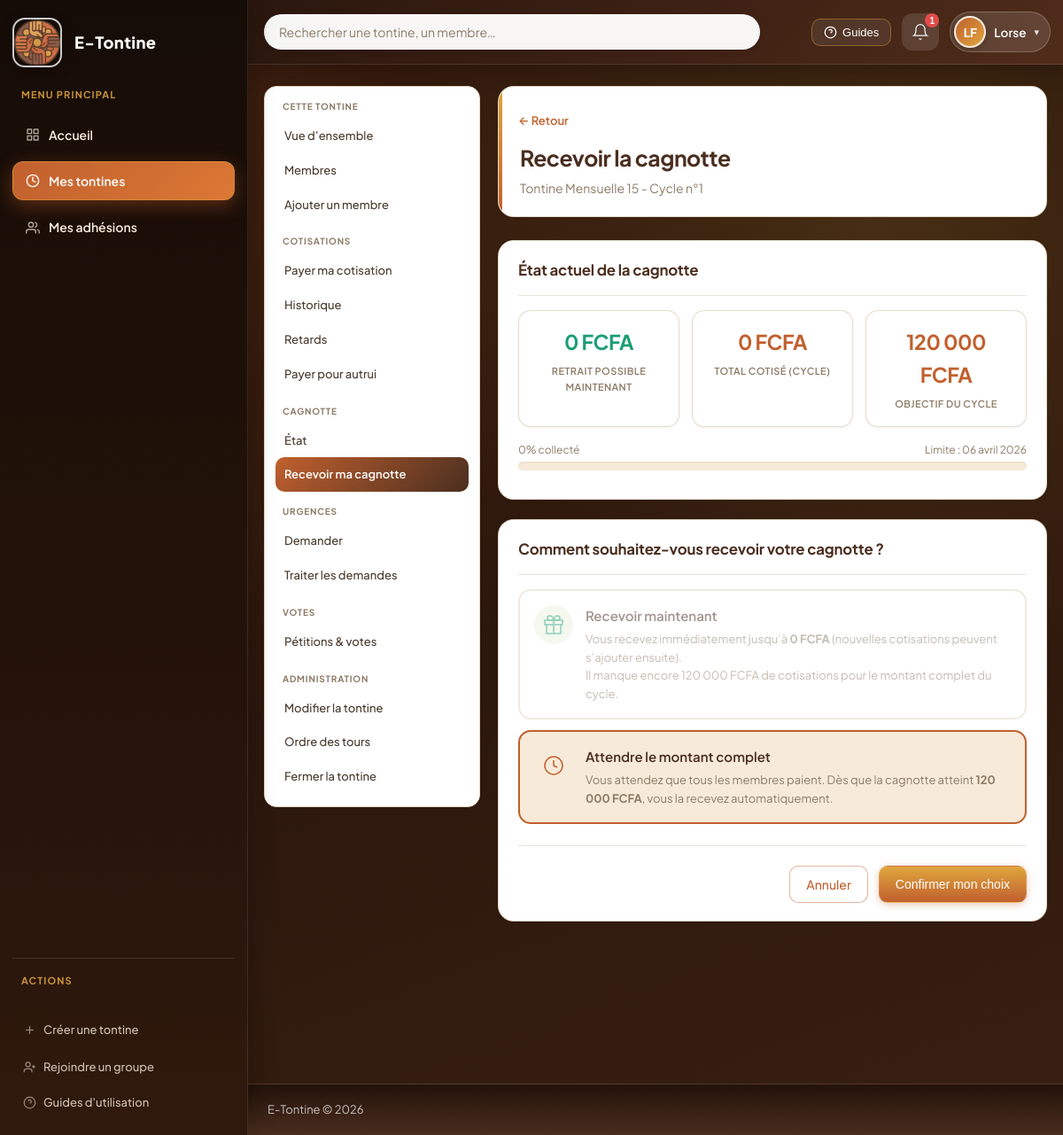
Page /pages/cagnotte/recevoir.php?tontine=2&cycle=2 (signed in) on the committed database.
### tables this page shows
CREATE TABLE tontines (
    id              INT UNSIGNED AUTO_INCREMENT PRIMARY KEY,
    nom             VARCHAR(150)        NOT NULL,
    description     TEXT                NULL,
    montant_cotisation DECIMAL(12,2)    NOT NULL,
    frequence       ENUM('hebdomadaire','mensuelle','trimestrielle') NOT NULL DEFAULT 'mensuelle',
    echeance_jour_semaine TINYINT UNSIGNED NULL DEFAULT NULL,
    echeance_jour_mois TINYINT UNSIGNED NULL DEFAULT NULL,
    nombre_max_membres SMALLINT UNSIGNED NOT NULL DEFAULT 10,
    statut          ENUM('active','fermee','suspendue','brouillon') NOT NULL DEFAULT 'active',
    cycles_completes_ce_tour INT UNSIGNED NOT NULL DEFAULT 0,
    numero_tour_actuel       INT UNSIGNED NOT NULL DEFAULT 1,
    tour_complet_en_attente  TINYINT(1)   NOT NULL DEFAULT 0,
    createur_id     INT UNSIGNED        NOT NULL,
    amende_par_jour DECIMAL(10,2)       DEFAULT 0,
    amende_delai_grace INT              DEFAULT 0,
    amendes_activees TINYINT            DEFAULT 0,
    date_creation   DATETIME            NOT NULL DEFAULT CURRENT_TIMESTAMP,
    date_fermeture  DATETIME            NULL,
    CONSTRAINT fk_tontine_createur FOREIGN KEY (createur_id) REFERENCES utilisateurs(id) ON DELETE RESTRICT
);

CREATE TABLE cycles_cotisation (
    id              INT UNSIGNED AUTO_INCREMENT PRIMARY KEY,
    tontine_id      INT UNSIGNED        NOT NULL,
    numero_cycle    SMALLINT UNSIGNED   NOT NULL,
    date_debut      DATE                NOT NULL,
    date_limite     DATE                NOT NULL,
    date_distribution DATE              NULL,
    beneficiaire_id INT UNSIGNED        NULL,
    statut          ENUM('en_cours','clos','distribue') NOT NULL DEFAULT 'en_cours',
    cagnotte_collectee DECIMAL(12,2)    NOT NULL DEFAULT 0.00,
    cagnotte_theorique DECIMAL(12,2)    NOT NULL DEFAULT 0.00,
    CONSTRAINT fk_cycle_tontine FOREIGN KEY (tontine_id) REFERENCES tontines(id) ON DELETE CASCADE,
    CONSTRAINT fk_cycle_beneficiaire FOREIGN KEY (beneficiaire_id) REFERENCES utilisateurs(id) ON DELETE SET NULL
);

### fonctions/cotisation.php (called while the page is built, shortened)
<?php
function cycleEnCours(int $tontineId): ?array {
    $bd  = connexionBD();
    $req = $bd->prepare("SELECT * FROM cycles_cotisation WHERE tontine_id = ? AND statut = 'en_cours' ORDER BY numero_cycle DESC LIMIT 1");
    $req->execute([$tontineId]);
    return $req->fetch() ?: null;
}
function cagnotteCollectee(int $cycleId): float {
    $bd  = connexionBD();
    $req = $bd->prepare("SELECT COALESCE(SUM(montant),0) FROM paiements WHERE cycle_id = ? AND statut = 'paye'");
    $req->execute([$cycleId]);
    return (float)$req->fetchColumn();
}
function obtenirCycleSimple(int $id): ?array {
    $bd  = connexionBD();
    $req = $bd->prepare('SELECT * FROM cycles_cotisation WHERE id = ?');
    $req->execute([$id]);
    return $req->fetch() ?: null;
}

### fonctions/tontine.php (called while the page is built, shortened)
<?php
function obtenirTontine(int $id): ?array {
    $bd  = connexionBD();
    $req = $bd->prepare('SELECT t.*, u.nom_complet AS nom_createur FROM tontines t JOIN utilisateurs u ON u.id = t.createur_id WHERE t.id = ?');
    $req->execute([$id]);
    return $req->fetch() ?: null;
}

### fonctions/cagnotte.php (called while the page is built, shortened)
<?php
require_once __DIR__ . '/aide.php';
require_once __DIR__ . '/cotisation.php';
function resumeSoldesCycle(int $cycleId, ?array $distribution): array {
    $cycle     = obtenirCycleSimple($cycleId);
    $theorique = $cycle ? (float)$cycle['cagnotte_theorique'] : 0.0;
    $collectee = cagnotteCollectee($cycleId);
    $dejaRecu  = $distribution ? (float)($distribution['montant_recu'] ?? 0) : 0.0;
    $nonEncoreVerseAuBenef = max(0.0, $collectee - $dejaRecu);
    $resteTheoriqueBenef   = max(0.0, $theorique - $dejaRecu);
    $prochainVersementMax  = min($nonEncoreVerseAuBenef, $resteTheoriqueBenef);
    return [
        'collectee_totale'       => $collectee,
        'deja_verse_beneficiaire'=> $dejaRecu,
        'theorique'              => $theorique,
        'non_encore_verse'       => $nonEncoreVerseAuBenef,
        'reste_du_beneficiaire'  => $resteTheoriqueBenef,
        'disponible_prochain_retrait' => $prochainVersementMax,
        'reste_a_collecter'      => max(0.0, $theorique - $collectee),
    ];
}
function etatDistribution(int $tontineId, int $cycleId): ?array {
    $bd  = connexionBD();
    $req = $bd->prepare('SELECT d.*, u.nom_complet FROM distributions d JOIN utilisateurs u ON u.id = d.beneficiaire_id WHERE d.tontine_id = ? AND d.cycle_id = ?');
    $req->execute([$tontineId, $cycleId]);
    return $req->fetch() ?: null;
}

### fonctions/aide.php (called while the page is built, shortened)
<?php
function formaterDate(string $dateString): string {
    $mois = ['', 'janvier', 'février', 'mars', 'avril', 'mai', 'juin',
             'juillet', 'août', 'septembre', 'octobre', 'novembre', 'décembre'];
    $ts = strtotime($dateString);
    return date('d', $ts) . ' ' . $mois[(int)date('m', $ts)] . ' ' . date('Y', $ts);
}
function formaterMontant(float $montant): string {
    return number_format($montant, 0, ',', ' ') . ' ' . DEVISE;
}

### pages/cagnotte/recevoir.php (the view, shortened to what this page needs)
<?php
require_once __DIR__ . '/../../fonctions/tontine.php';
require_once __DIR__ . '/../../fonctions/cotisation.php';
require_once __DIR__ . '/../../fonctions/cagnotte.php';
require_once __DIR__ . '/../../fonctions/membre.php';
require_once __DIR__ . '/../../fonctions/aide.php';
$tontineId     = obtenirGetInt('tontine');
$cycleId       = obtenirGetInt('cycle');
$utilisateurId = idUtilisateurConnecte();
$cycle = obtenirCycleSimple($cycleId);
$etatDistrib = etatDistribution($tontineId, $cycleId);
$soldes      = resumeSoldesCycle($cycleId, $etatDistrib);
$collectee   = $soldes['collectee_totale'];
$theorique   = (float)$cycle['cagnotte_theorique'];
$pct         = $theorique > 0 ? min(100, round(($collectee / $theorique) * 100)) : 0;
$dispoRetrait = $soldes['disponible_prochain_retrait'];
$bd  = connexionBD();
$req = $bd->prepare('SELECT statut FROM membres_tontine WHERE tontine_id = ? AND utilisateur_id = ?');
$req->execute([$tontineId, $utilisateurId]);
$membreStatut = $req->fetchColumn();
require_once __DIR__ . '/../../gabarits/entete.php';
?>
<div class="page-entete">
    <div>
        <a href="<?= APP_URL ?>/pages/tontines/voir.php?id=<?= $tontineId ?>" class="lien-retour">← Retour</a>
        <h1>Recevoir la cagnotte</h1>
        <p class="texte-secondaire"><?= htmlspecialchars($tontine['nom']) ?> - Cycle n°<?= $cycle['numero_cycle'] ?></p>
    </div>
</div>
<?php if ($membreStatut === STATUT_RETARD): ?>
<div class="alerte alerte-danger">
    <strong>Vous êtes en retard de cotisation.</strong>
    Vous devez d'abord payer votre cotisation avant de pouvoir recevoir la cagnotte.
    <a href="<?= APP_URL ?>/pages/cotisations/payer.php?tontine=<?= $tontineId ?>&cycle=<?= $cycleId ?>" class="btn btn-danger btn-petit" style="margin-left:12px">
        Payer maintenant
    </a>
</div>
<?php elseif ($etatDistrib && $etatDistrib['statut'] === DISTRIB_COMPLET): ?>
<div class="alerte alerte-succes">
    Vous avez déjà reçu l'intégralité de votre cagnotte pour ce cycle (<?= formaterMontant((float)$etatDistrib['montant_recu']) ?>).
</div>
<?php else: ?>
<section class="section-tableau">
    <div class="section-entete"><h2>État actuel de la cagnotte</h2></div>
    <div class="grille-stats" style="margin-bottom:16px">
        <div class="carte-stat carte-stat-succes">
            <div class="carte-stat-nombre"><?= formaterMontant($dispoRetrait) ?></div>
            <div class="carte-stat-label">Retrait possible maintenant</div>
        </div>
        <div class="carte-stat">
            <div class="carte-stat-nombre"><?= formaterMontant($collectee) ?></div>
            <div class="carte-stat-label">Total cotisé (cycle)</div>
        </div>
        <div class="carte-stat">
            <div class="carte-stat-nombre"><?= formaterMontant($theorique) ?></div>
            <div class="carte-stat-label">Objectif du cycle</div>
        </div>
    </div>
    <div class="barre-progression-conteneur">
        <div class="barre-progression-labels">
            <span><?= $pct ?>% collecté</span>
            <span>Limite : <?= formaterDate($cycle['date_limite']) ?></span>
        </div>
        <div class="barre-progression">
        </div>
    </div>
</section>
<section class="section-tableau">
    <div class="section-entete"><h2>Comment souhaitez-vous recevoir votre cagnotte ?</h2></div>
    <form method="POST" action="">
        <div class="options-reception">
            <label class="option-reception <?= $dispoRetrait <= 0 ? 'option-desactivee' : '' ?>"
                   for="recevoir_maintenant">
                <div class="option-reception-corps">
                    <div class="option-reception-icone icone-succes">
                    </div>
                    <div>
                        <div class="option-reception-titre">Recevoir maintenant</div>
                        <div class="option-reception-detail">
                            Vous recevez immédiatement jusqu’à
                            <strong><?= formaterMontant($dispoRetrait) ?></strong>
                            (nouvelles cotisations peuvent s’ajouter ensuite).
                            <?php if ($collectee < $theorique): ?>
                            <br><small class="texte-secondaire">
                                Il manque encore <?= formaterMontant(max(0, $theorique - $collectee)) ?> de cotisations pour le montant complet du cycle.
                            </small>
                            <?php endif; ?>
                        </div>
                    </div>
                </div>
            </label>
            <label class="option-reception" for="attendre">
                <div class="option-reception-corps">
                    <div class="option-reception-icone icone-info">
                        <svg width="24" height="24" viewBox="0 0 24 24" fill="none" stroke="currentColor" stroke-width="1.5">
                            <circle cx="12" cy="12" r="10"/>
                            <polyline points="12 6 12 12 16 14"/>
                        </svg>
                    </div>
                    <div>
                        <div class="option-reception-titre">Attendre le montant complet</div>
                        <div class="option-reception-detail">
                            Vous attendez que tous les membres paient.
                            Dès que la cagnotte atteint
                            <strong><?= formaterMontant($theorique) ?></strong>,
                            vous la recevez automatiquement.
                        </div>
                    </div>
                </div>
            </label>
        </div>
        <div class="actions-formulaire" style="margin-top:24px">
            <a href="<?= APP_URL ?>/pages/tontines/voir.php?id=<?= $tontineId ?>" class="btn btn-secondaire">Annuler</a>
            <button type="submit" class="btn btn-principal">Confirmer mon choix</button>
        </div>
    </form>
</section>
<?php endif; ?>
<?php require_once __DIR__ . '/../../gabarits/pied_de_page.php'; ?>

### ressources/styles/formulaires.css (style rules this page uses)
.actions-formulaire { display: flex; gap: 12px; justify-content: flex-end; margin-top: 26px; padding-top: 22px; border-top: 1px solid rgba(227, 214, 196, 0.7); flex-wrap: wrap; }

### rows in the picture
tontines: nom "Tontine Mensuelle 15"
cycles_cotisation: numero_cycle "1", cagnotte_theorique "120 000 FCFA", cagnotte_theorique "0", date_limite "06 avril 2026", cagnotte_theorique "0 FCFA", formaterMontant(max(0,$theorique-$collectee)) "120 000 FCFA"

### other values in the picture
APP_NOM "E-Tontine"
$nbNotifs "1"
$initialesUtilisateur !== '' ? $initialesUtilisateur : 'U' "LF"
$prenomNav "Lorse"
formaterMontant($dispoRetrait) "0 FCFA"
formaterMontant($collectee) "0 FCFA"
